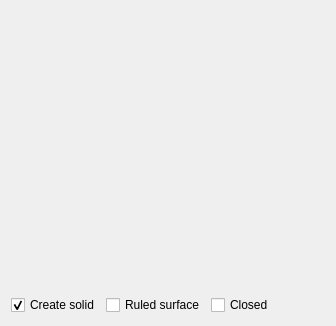
<?xml version="1.0" encoding="UTF-8"?>
<ui version="4.0">
 <class>PartGui::TaskLoft</class>
 <widget class="QWidget" name="PartGui::TaskLoft">
  <property name="geometry">
   <rect>
    <x>0</x>
    <y>0</y>
    <width>336</width>
    <height>326</height>
   </rect>
  </property>
  <property name="windowTitle">
   <string>Loft</string>
  </property>
  <layout class="QGridLayout" name="gridLayout">
   <item row="0" column="0" colspan="4">
    <widget class="Gui::ActionSelector" name="selector" native="true"/>
   </item>
   <item row="1" column="0">
    <widget class="QCheckBox" name="checkSolid">
     <property name="text">
      <string>Create solid</string>
     </property>
     <property name="checked">
      <bool>true</bool>
     </property>
    </widget>
   </item>
   <item row="1" column="1">
    <widget class="QCheckBox" name="checkRuledSurface">
     <property name="text">
      <string>Ruled surface</string>
     </property>
    </widget>
   </item>
   <item row="1" column="3">
    <spacer name="horizontalSpacer">
     <property name="orientation">
      <enum>Qt::Horizontal</enum>
     </property>
     <property name="sizeHint" stdset="0">
      <size>
       <width>130</width>
       <height>20</height>
      </size>
     </property>
    </spacer>
   </item>
   <item row="1" column="2">
    <widget class="QCheckBox" name="checkClosed">
     <property name="text">
      <string>Closed</string>
     </property>
    </widget>
   </item>
  </layout>
 </widget>
 <customwidgets>
  <customwidget>
   <class>Gui::ActionSelector</class>
   <extends>QWidget</extends>
   <header>Gui/Widgets.h</header>
  </customwidget>
 </customwidgets>
 <resources>
  <include location="../../../Gui/Icons/resource.qrc"/>
 </resources>
 <connections/>
</ui>
